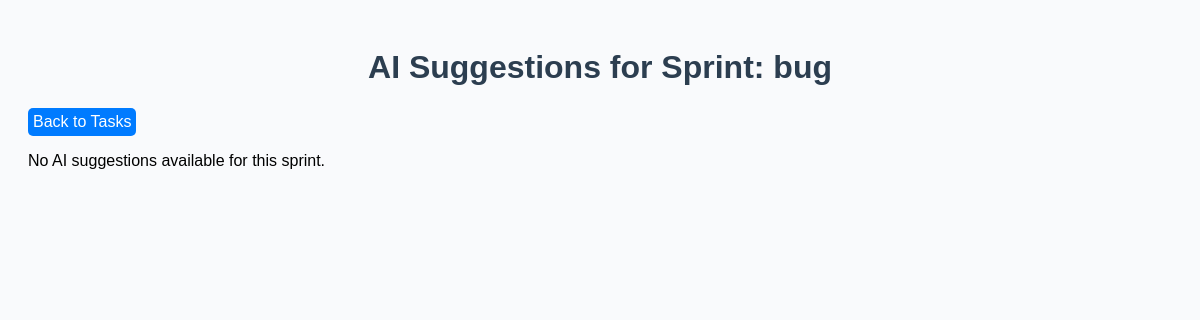
Before: /sprints/1/ai-suggestions/ with the older database file.
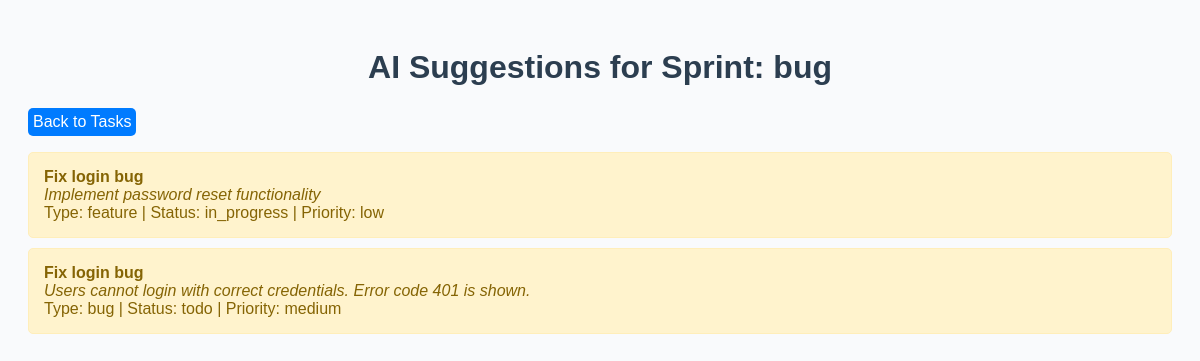
After: the same page with the newer database file.
### taskplannerapp/models.py (models this page shows, shortened)
class Task(models.Model):
    TASK_TYPES = [
        ('bug', 'Bug'),
        ('feature', 'Feature'),
        ('story', 'Story')
    ]
    STATUS_CHOICES = [
        ('todo', 'To Do'),
        ('in_progress', 'In Progress'),
        ('done', 'Done')
    ]
    PRIORITY_CHOICES = [
        ('low', 'Low'),
        ('medium', 'Medium'),
        ('high', 'High')
    ]
    title = models.CharField(max_length=255)
    description = models.TextField(blank=True)
    task_type = models.CharField(max_length=20, choices=TASK_TYPES)
    status = models.CharField(max_length=20, choices=STATUS_CHOICES, default='todo')
    priority = models.CharField(max_length=20, choices=PRIORITY_CHOICES, default='medium')
    sprint = models.ForeignKey(Sprint, on_delete=models.CASCADE, related_name='tasks')
    assignee = models.ForeignKey(User, on_delete=models.SET_NULL, null=True, blank=True, related_name='tasks')
    created_at = models.DateTimeField(auto_now_add=True)
    updated_at = models.DateTimeField(auto_now=True)

### taskplannerapp/views.py (the view)
# urls.py: path('sprints/<int:sprint_id>/ai-suggestions/', views.ai_suggestions, name='ai_suggestions'),
def ai_suggestions(request, sprint_id):
    sprint = get_object_or_404(Sprint, id=sprint_id)
    suggestions = sprint.tasks.order_by('-created_at')[:3]
    return render(request, 'ai_suggestions.html', {'sprint': sprint, 'suggestions': suggestions})

### Templates/ai_suggestions.html (shortened to what this page needs)
{% load static %}
<!DOCTYPE html>
<html lang="en">
<head>
    <link rel="stylesheet" href="{% static 'ai_suggestions.css' %}">
</head>
<body>
    <h1>AI Suggestions for Sprint: {{ sprint.name }}</h1>
    <a href="{% url 'task_list' sprint.id %}">Back to Tasks</a>
    {% if suggestions %}
        <ul class="suggestions">
            {% for task in suggestions %}
                <li>
                    <strong>{{ task.title }}</strong><br>
                    <em>{{ task.description }}</em><br>
                    Type: {{ task.task_type }} | Status: {{ task.status }} | Priority: {{ task.priority }}
                </li>
            {% endfor %}
        </ul>
    {% else %}
        <p>No AI suggestions available for this sprint.</p>
    {% endif %}
</body>
</html>

Changed rows visible on the page:
added Task: title "Fix login bug", description "Implement password reset functionality", task_type "feature", status "in_progress", priority "low"
added Task: title "Fix login bug", description "Users cannot login with correct credentials. Error code 401 is shown.", task_type "bug", status "todo", priority "medium"
Other visible differences:
text no longer shown: "No AI suggestions available for this sprint."
